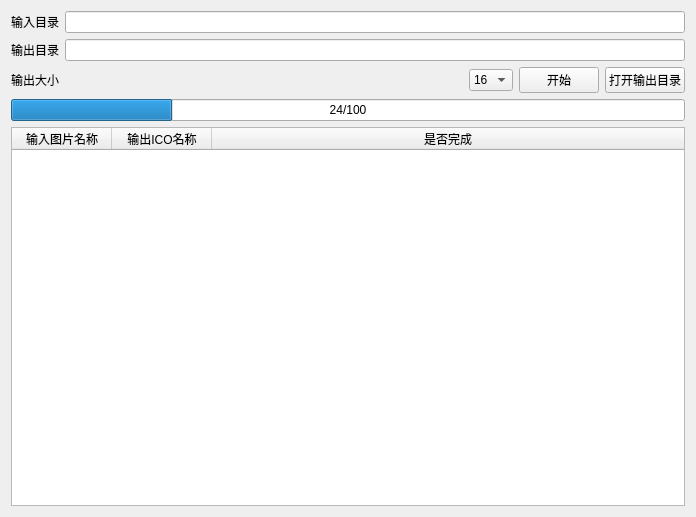
<?xml version="1.0" encoding="UTF-8"?>
<ui version="4.0">
 <class>ImageToIcoPlugin</class>
 <widget class="QWidget" name="ImageToIcoPlugin">
  <property name="geometry">
   <rect>
    <x>0</x>
    <y>0</y>
    <width>696</width>
    <height>517</height>
   </rect>
  </property>
  <property name="windowTitle">
   <string>Form</string>
  </property>
  <layout class="QGridLayout" name="gridLayout">
   <item row="0" column="3">
    <layout class="QHBoxLayout" name="horizontalLayout">
     <item>
      <widget class="QLabel" name="label">
       <property name="text">
        <string>输入目录</string>
       </property>
      </widget>
     </item>
     <item>
      <widget class="LFileLineEdit" name="inLineEdit"/>
     </item>
    </layout>
   </item>
   <item row="4" column="3">
    <widget class="QTableWidget" name="tableWidget">
     <property name="editTriggers">
      <set>QAbstractItemView::EditTrigger::NoEditTriggers</set>
     </property>
     <attribute name="horizontalHeaderCascadingSectionResizes">
      <bool>false</bool>
     </attribute>
     <attribute name="horizontalHeaderStretchLastSection">
      <bool>true</bool>
     </attribute>
     <column>
      <property name="text">
       <string>输入图片名称</string>
      </property>
     </column>
     <column>
      <property name="text">
       <string>输出ICO名称</string>
      </property>
     </column>
     <column>
      <property name="text">
       <string>是否完成</string>
      </property>
     </column>
    </widget>
   </item>
   <item row="2" column="3">
    <layout class="QHBoxLayout" name="horizontalLayout_3">
     <item>
      <widget class="QLabel" name="label_3">
       <property name="text">
        <string>输出大小</string>
       </property>
      </widget>
     </item>
     <item>
      <spacer name="horizontalSpacer">
       <property name="orientation">
        <enum>Qt::Orientation::Horizontal</enum>
       </property>
       <property name="sizeHint" stdset="0">
        <size>
         <width>40</width>
         <height>20</height>
        </size>
       </property>
      </spacer>
     </item>
     <item>
      <widget class="QComboBox" name="comboBox">
       <item>
        <property name="text">
         <string>16</string>
        </property>
       </item>
       <item>
        <property name="text">
         <string>32</string>
        </property>
       </item>
       <item>
        <property name="text">
         <string>64</string>
        </property>
       </item>
      </widget>
     </item>
     <item>
      <widget class="QPushButton" name="startButton">
       <property name="text">
        <string>开始</string>
       </property>
      </widget>
     </item>
     <item>
      <widget class="QPushButton" name="openOutputButton">
       <property name="text">
        <string>打开输出目录</string>
       </property>
      </widget>
     </item>
    </layout>
   </item>
   <item row="1" column="3">
    <layout class="QHBoxLayout" name="horizontalLayout_2">
     <item>
      <widget class="QLabel" name="label_2">
       <property name="text">
        <string>输出目录</string>
       </property>
      </widget>
     </item>
     <item>
      <widget class="LFileLineEdit" name="outLineEdit"/>
     </item>
    </layout>
   </item>
   <item row="3" column="3">
    <widget class="QProgressBar" name="progressBar">
     <property name="value">
      <number>24</number>
     </property>
     <property name="format">
      <string>%v/%m</string>
     </property>
    </widget>
   </item>
  </layout>
 </widget>
 <customwidgets>
  <customwidget>
   <class>LFileLineEdit</class>
   <extends>QLineEdit</extends>
   <header>LWidget</header>
  </customwidget>
 </customwidgets>
 <resources/>
 <connections/>
</ui>
